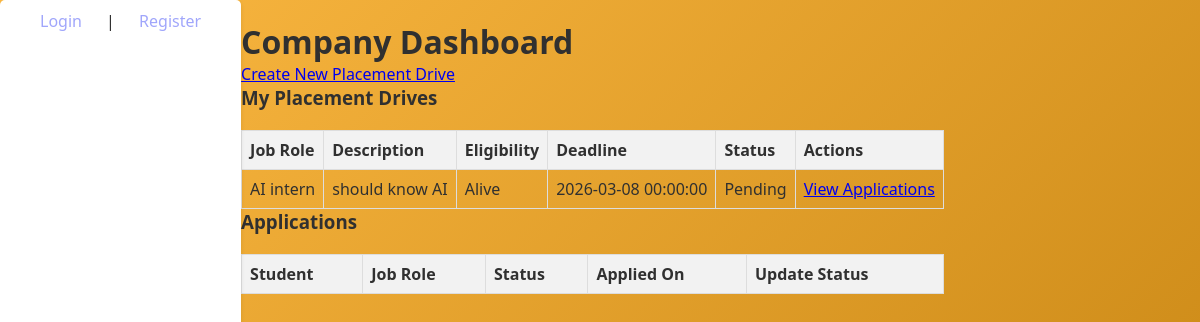
The app's page /company/dashboard (signed in), older data.
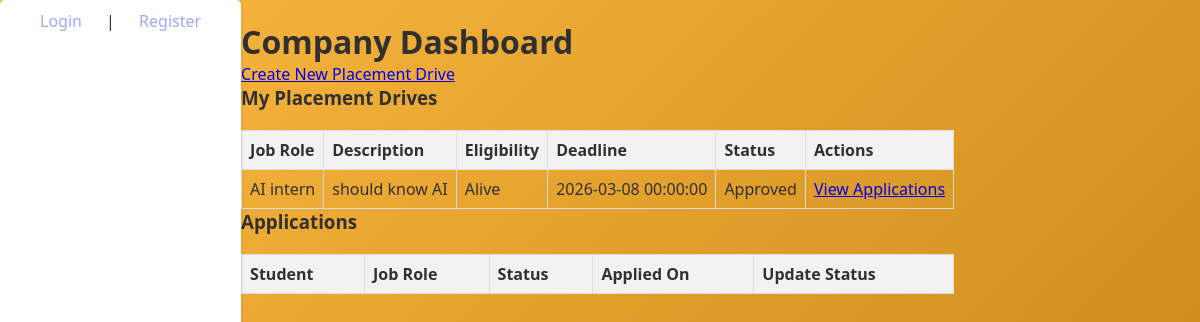
The same page, newer data.
### app.py (models this page shows)
class placementDrive(db.Model):
    __tablename__ = 'placementDrive'
    id = db.Column(db.Integer, primary_key=True)
    company_name = db.Column(db.String(100), nullable=False)
    job_role = db.Column(db.String(100), nullable=False)
    description = db.Column(db.Text, nullable=False)
    eligibility_criteria = db.Column(db.Text, nullable=False)
    application_deadline = db.Column(db.DateTime, nullable=False)
    status = db.Column(db.String(50), default='Pending')
    company_id = db.Column(db.Integer, db.ForeignKey('user.id'), nullable=False)

### app.py (the view)
@app.route('/company/dashboard')
@login_required
def company_dashboard():
    if current_user.role != 'company' or not current_user.is_approved:
        return redirect(url_for('login'))
    drives = placementDrive.query.filter_by(company_id=current_user.id).all()
    apps = Application.query.join(placementDrive).filter(placementDrive.company_id == current_user.id).all()
    return render_template('company_dash.html', drives=drives, applications=apps)

### app.py (called while the page is built)
@login_manager.user_loader
def load_user(user_id):
    return User.query.get(int(user_id))

### templates/company_dash.html (shortened to what this page needs)
{% extends 'base.html' %}
{% block content %}
<h1>Company Dashboard</h1>
<a href="{{ url_for('create_drive') }}">Create New Placement Drive</a>
<h3>My Placement Drives</h3>
<table border="1" style="width:100%; border-collapse: collapse;">
    <tr><th>Job Role</th><th>Description</th><th>Eligibility</th><th>Deadline</th><th>Status</th><th>Actions</th></tr>
    {% for drive in drives %}
    <tr>
        <td>{{ drive.job_role }}</td>
        <td>{{ drive.description }}</td>
        <td>{{ drive.eligibility_criteria }}</td>
        <td>{{ drive.application_deadline }}</td>
        <td>{{ drive.status }}</td>
        <td><a href="{{ url_for('view_applications', drive_id=drive.id) }}">View Applications</a></td>
    </tr>
    {% endfor %}
</table>
<h3>Applications</h3>
<table border="1" style="width:100%; border-collapse: collapse;">
    <tr><th>Student</th><th>Job Role</th><th>Status</th><th>Applied On</th><th>Update Status</th></tr>
</table>
{% endblock %}

### templates/base.html (shortened to what this page needs)
<!DOCTYPE html>
<html lang="en">
<head>
</head>
<body>
    <nav>
        {% if session.get('role') %}
           <a href="{{ url_for('logout') }}">Logout</a>
        {% else %}
            <a href="http://127.0.0.1:5000/login">Login</a> |
            <a href="http://127.0.0.1:5000/register">Register</a>
        {% endif %}
    </nav>
    <div style="margin-top: 20px;">
        {% block content %}{% endblock %}
    </div>
</body>
</html>

### templates/base.html (style rules this page uses)
* { margin: 0; padding: 0; box-sizing: border-box; }
body { font-family: 'Segoe UI', Tahoma, Geneva, Verdana, sans-serif; background: linear-gradient(135deg,#fbb842 0%, #c3810f 100%); min-height: 100vh; display: flex; color: #303030; }
nav { background-color: #ffffff; backdrop-filter: blur(10px); padding: 10px 20px; border-radius: 5px; box-shadow: 0 2px 4px rgba(0,0,0,0.1); }
nav a { color: #a0a6fb; text-decoration: none; margin-right: 15px; font-weight: 500; padding: 5px 10px; margin: 5px 10px; border-radius: 25px; transition: all 0.3s ease; }
table { width: 100%; border-collapse: collapse; margin-top: 20px; }
table th, table td { border: 1px solid #ddd; padding: 8px; text-align: left; }
table th { background-color: #f2f2f2; }

Row changes from the older to the newer data that the page shows:
changed placementDrive "AI intern": status "Pending" → "Approved"
